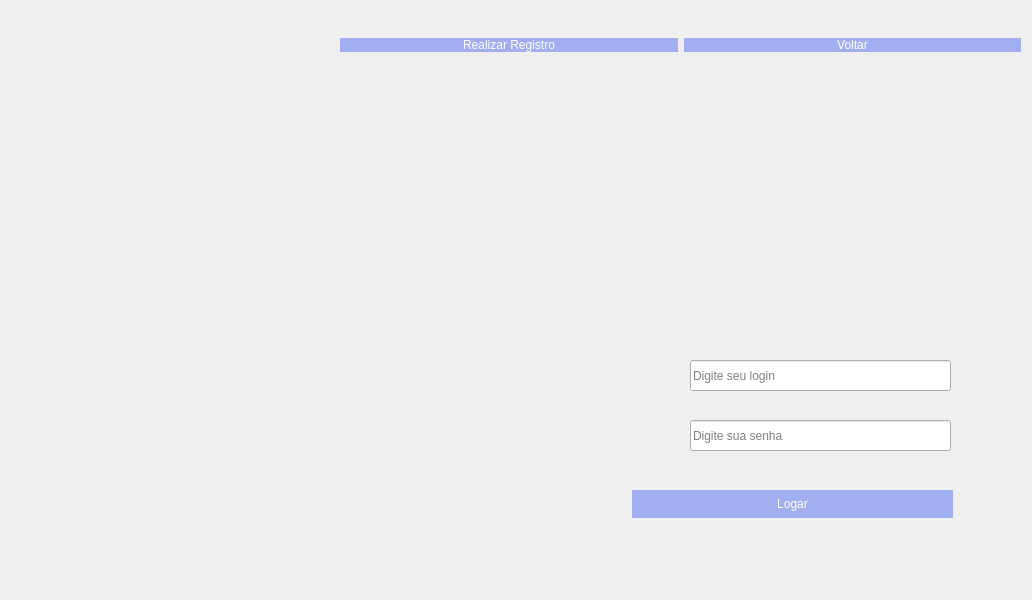
<?xml version="1.0" encoding="UTF-8"?>
<ui version="4.0">
 <class>Dialog</class>
 <widget class="QDialog" name="Dialog">
  <property name="geometry">
   <rect>
    <x>0</x>
    <y>0</y>
    <width>1032</width>
    <height>600</height>
   </rect>
  </property>
  <property name="windowTitle">
   <string>Dialog</string>
  </property>
  <widget class="QLabel" name="label">
   <property name="enabled">
    <bool>true</bool>
   </property>
   <property name="geometry">
    <rect>
     <x>-10</x>
     <y>-90</y>
     <width>1041</width>
     <height>691</height>
    </rect>
   </property>
   <property name="autoFillBackground">
    <bool>false</bool>
   </property>
   <property name="text">
    <string/>
   </property>
   <property name="textFormat">
    <enum>Qt::AutoText</enum>
   </property>
   <property name="pixmap">
    <pixmap>Background.png</pixmap>
   </property>
   <property name="scaledContents">
    <bool>true</bool>
   </property>
  </widget>
  <widget class="QLabel" name="label_2">
   <property name="geometry">
    <rect>
     <x>40</x>
     <y>30</y>
     <width>271</width>
     <height>41</height>
    </rect>
   </property>
   <property name="text">
    <string/>
   </property>
   <property name="pixmap">
    <pixmap>logo ILLUSTRIOUSTOCK.png</pixmap>
   </property>
   <property name="scaledContents">
    <bool>true</bool>
   </property>
  </widget>
  <widget class="QWidget" name="horizontalLayoutWidget">
   <property name="geometry">
    <rect>
     <x>340</x>
     <y>10</y>
     <width>681</width>
     <height>71</height>
    </rect>
   </property>
   <layout class="QHBoxLayout" name="horizontalLayout_2">
    <item>
     <widget class="QPushButton" name="pushButton">
      <property name="acceptDrops">
       <bool>false</bool>
      </property>
      <property name="autoFillBackground">
       <bool>false</bool>
      </property>
      <property name="styleSheet">
       <string notr="true">background-color: rgb(161, 174, 239);
color: rgb(255, 255, 255);
border-style: outset;
border-with: 2px;
</string>
      </property>
      <property name="text">
       <string>Realizar Registro</string>
      </property>
      <property name="checkable">
       <bool>false</bool>
      </property>
      <property name="flat">
       <bool>false</bool>
      </property>
     </widget>
    </item>
    <item>
     <widget class="QPushButton" name="pushButton_3">
      <property name="styleSheet">
       <string notr="true">background-color: rgb(161, 174, 239);
color: rgb(255, 255, 255);
border-style: outset;
border-with: 2px;
border-radius: 15px;
border-color:black;</string>
      </property>
      <property name="text">
       <string>Voltar</string>
      </property>
     </widget>
    </item>
   </layout>
  </widget>
  <widget class="QLabel" name="label_3">
   <property name="geometry">
    <rect>
     <x>710</x>
     <y>160</y>
     <width>181</width>
     <height>171</height>
    </rect>
   </property>
   <property name="text">
    <string/>
   </property>
   <property name="pixmap">
    <pixmap>selling.png</pixmap>
   </property>
   <property name="scaledContents">
    <bool>true</bool>
   </property>
  </widget>
  <widget class="QLabel" name="label_4">
   <property name="geometry">
    <rect>
     <x>620</x>
     <y>350</y>
     <width>55</width>
     <height>51</height>
    </rect>
   </property>
   <property name="text">
    <string/>
   </property>
   <property name="pixmap">
    <pixmap>id_image.png</pixmap>
   </property>
   <property name="scaledContents">
    <bool>true</bool>
   </property>
  </widget>
  <widget class="QLineEdit" name="lineEdit">
   <property name="geometry">
    <rect>
     <x>690</x>
     <y>360</y>
     <width>261</width>
     <height>31</height>
    </rect>
   </property>
   <property name="styleSheet">
    <string notr="true">border-color: rgb(161, 174, 239);</string>
   </property>
   <property name="placeholderText">
    <string>Digite seu login</string>
   </property>
  </widget>
  <widget class="QLabel" name="label_5">
   <property name="geometry">
    <rect>
     <x>620</x>
     <y>410</y>
     <width>55</width>
     <height>51</height>
    </rect>
   </property>
   <property name="text">
    <string/>
   </property>
   <property name="pixmap">
    <pixmap>senha_image.png</pixmap>
   </property>
   <property name="scaledContents">
    <bool>true</bool>
   </property>
  </widget>
  <widget class="QLineEdit" name="lineEdit_2">
   <property name="geometry">
    <rect>
     <x>690</x>
     <y>420</y>
     <width>261</width>
     <height>31</height>
    </rect>
   </property>
   <property name="styleSheet">
    <string notr="true">border-color: rgb(161, 174, 239);
</string>
   </property>
   <property name="echoMode">
    <enum>QLineEdit::Password</enum>
   </property>
   <property name="placeholderText">
    <string>Digite sua senha</string>
   </property>
  </widget>
  <widget class="QPushButton" name="pushButton_4">
   <property name="geometry">
    <rect>
     <x>632</x>
     <y>490</y>
     <width>321</width>
     <height>28</height>
    </rect>
   </property>
   <property name="styleSheet">
    <string notr="true">background-color: rgb(161, 174, 239);
color: rgb(255, 255, 255);
border-style: outset;
border-with: 2px;
border-radius: 15px;
border-color:black;</string>
   </property>
   <property name="text">
    <string>Logar</string>
   </property>
  </widget>
  <widget class="QLabel" name="label_6">
   <property name="geometry">
    <rect>
     <x>700</x>
     <y>540</y>
     <width>201</width>
     <height>21</height>
    </rect>
   </property>
   <property name="text">
    <string/>
   </property>
  </widget>
 </widget>
 <resources/>
 <connections/>
</ui>
